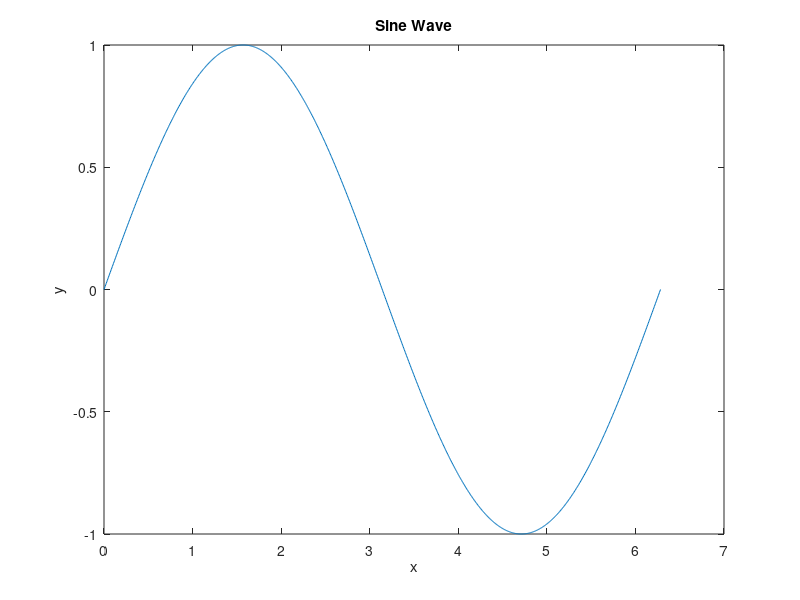

This chart was generated by the following MATLAB code:
%% How do I plot a sine wave?
x = linspace(0, 2*pi, 1000);
y = sin(x);
plot(x, y);
xlabel('x');
ylabel('y');
title('Sine Wave');


%% How can I change the frequency of the sine wave?
t = 0:0.001:1; 
f = 2; 
y = sin(2*pi*f*t);

